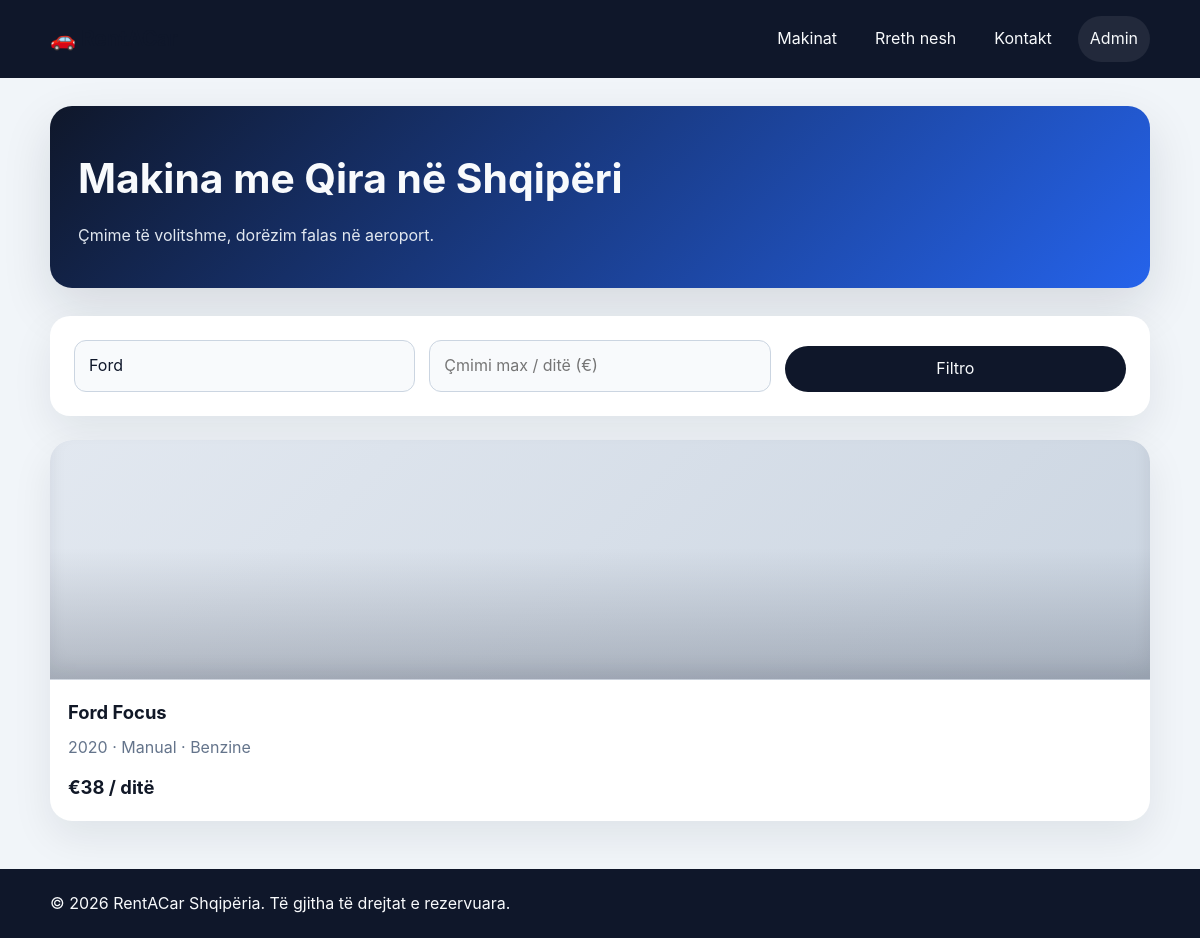
Page /index.php?brand=Ford on the committed database.
### tables this page shows
CREATE TABLE cars (
    id INT AUTO_INCREMENT PRIMARY KEY,
    brand VARCHAR(80) NOT NULL,
    model VARCHAR(80) NOT NULL,
    year INT NOT NULL,
    transmission ENUM('Manual','Automatik') NOT NULL DEFAULT 'Manual',
    fuel ENUM('Benzine','Naft','Hybrid','Elektrik') NOT NULL DEFAULT 'Benzine',
    seats INT NOT NULL DEFAULT 5,
    price_per_day DECIMAL(8,2) NOT NULL,
    image VARCHAR(255) DEFAULT NULL,
    description TEXT,
    available TINYINT(1) NOT NULL DEFAULT 1,
    created_at TIMESTAMP DEFAULT CURRENT_TIMESTAMP
);

### index.php (the view, shortened to what this page needs)
<?php
require __DIR__.'/db.php';
$brand = trim($_GET['brand'] ?? '');
$maxPrice = $_GET['max_price'] ?? '';
$sql = "SELECT * FROM cars WHERE available=1";
$params = [];
if ($brand !== '') { $sql .= " AND brand LIKE ?"; $params[] = "%$brand%"; }
$sql .= " ORDER BY created_at DESC";
$stmt = $pdo->prepare($sql);
$stmt->execute($params);
$cars = $stmt->fetchAll();
include __DIR__.'/header.php';
?>
<section class="hero">
  <h1>Makina me Qira në Shqipëri</h1>
  <p>Çmime të volitshme, dorëzim falas në aeroport.</p>
</section>
<form class="filters" method="get">
  <input type="text" name="brand" placeholder="Marka (BMW, Audi...)" value="<?= htmlspecialchars($brand) ?>">
  <input type="number" name="max_price" placeholder="Çmimi max / ditë (€)" value="<?= htmlspecialchars($maxPrice) ?>">
  <button class="btn" type="submit">Filtro</button>
</form>
<?php if (empty($cars)): ?>
  <p>Asnjë makinë nuk u gjet.</p>
<?php else: ?>
<div class="cars-grid">
  <?php foreach ($cars as $c): ?>
    <a class="car-card" href="car.php?id=<?= $c['id'] ?>" style="text-decoration:none;color:inherit">
      <div class="img" <?php if($c['image']): ?>style="background-image:url('uploads/<?= htmlspecialchars($c['image']) ?>')"<?php endif; ?>></div>
      <div class="body">
        <h3><?= htmlspecialchars($c['brand'].' '.$c['model']) ?></h3>
        <div class="meta"><?= $c['year'] ?> · <?= htmlspecialchars($c['transmission']) ?> · <?= htmlspecialchars($c['fuel']) ?></div>
        <div class="price">€<?= number_format($c['price_per_day'],0) ?><span> / ditë</span></div>
      </div>
    </a>
  <?php endforeach; ?>
</div>
<?php endif; ?>
<?php include __DIR__.'/footer.php'; ?>

### assets/css/style.css (style rules this page uses)
:root { color-scheme: light; color: #111827; background: #f8fafc; font-family: Inter, system-ui, -apple-system, BlinkMacSystemFont, "Segoe UI", sans-serif; line-height: 1.6; font-size: 16px; text-rendering: optimizeLegibility; }
* { box-sizing: border-box; }
html, body { margin: 0; min-height: 100%; }
body { background: #f1f5f9; }
a { color: #0f172a; text-decoration: none; }
button, input, select, textarea { font: inherit; }
button { cursor: pointer; }
.btn-ghost, .btn, .btn-secondary, .btn-danger { border: none; display: inline-flex; align-items: center; justify-content: center; padding: 10px 18px; border-radius: 999px; transition: transform .15s ease, box-shadow .15s ease, background .15s ease; }
.btn { background: #0f172a; color: #f8fafc; }
.hero { background: linear-gradient(135deg, #0f172a 0%, #2563eb 100%); color: #f8fafc; border-radius: 22px; padding: 40px 28px; margin-bottom: 28px; box-shadow: 0 20px 50px rgba(15,23,42,.12); }
.hero h1 { margin: 0 0 12px; font-size: clamp(2.2rem, 3.4vw, 3.4rem); }
.hero p { margin: 0; max-width: 720px; color: #e2e8f0; }
.filters, .login-box, .booking, form { background: #ffffff; padding: 24px; border-radius: 20px; box-shadow: 0 16px 40px rgba(15,23,42,.08); }
.filters { display: grid; grid-template-columns: repeat(auto-fit, minmax(180px, 1fr)); gap: 14px; align-items: end; margin-bottom: 24px; }
.filters input, .booking input, .booking select, .booking textarea, .login-box input, .login-box select, .login-box textarea { width: 100%; border: 1px solid #cbd5e1; border-radius: 12px; padding: 12px 14px; background: #f8fafc; color: #0f172a; }
.cars-grid { display: grid; grid-template-columns: repeat(auto-fit, minmax(260px, 1fr)); gap: 20px; }
.car-card { border-radius: 22px; overflow: hidden; background: #fff; box-shadow: 0 16px 40px rgba(15,23,42,.08); transition: transform .15s ease, box-shadow .15s ease; }
.car-card .img { min-height: 240px; position: relative; border-bottom: 1px solid rgba(15,23,42,.08); background: linear-gradient(135deg, #e2e8f0, #cbd5e1); background-size: cover; background-position: center; overflow: hidden; box-shadow: inset 0 -10px 18px rgba(15,23,42,.08); }
.car-card .img::after { content: ''; position: absolute; inset: 0; background: linear-gradient(180deg, rgba(248,250,252,0) 45%, rgba(15,23,42,.22) 100%); }
.car-card .body { padding: 18px; }
.car-card h3 { margin: 0 0 8px; font-size: 1.15rem; }
.car-card .meta { color: #64748b; margin-bottom: 12px; }
.car-card .price { font-size: 1.15rem; font-weight: 700; }

### rows in the picture
cars: brand+model "Ford Focus", year "2020", transmission "Manual", fuel "Benzine", price_per_day "38"
